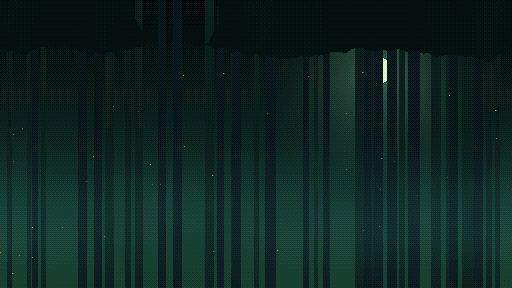
#> input picture app/src/main/assets/bg/bg_bosque_0.png, 512 x 288 px
$ python polish.py ../../app/src/main/assets/bg/bg_bosque_0.png
#> lines starting #> are read from the running program, lines starting #| are printed output that depends on the picture; after the words box and inside, x2 and y2 are one past the last pixel; in counts of white or black regions, pixels touching at a corner belong together
#!/usr/bin/env python3
"""
Pulido pixel-art de las hojas horneadas (fase 2 visual).

Principios (todo conserva silueta, fotogramas, tiempos y anclas):
  * El canal alfa NO se toca (la silueta, cajas y anclas quedan identicas); solo cambia el RGB de pixeles opacos.
  * Sin desenfoque ni filtros: reglas por vecindad de 1 px con rampas de color que cambian de tono
    (luces hacia calido, sombras hacia frio) como en el pixel art hecho a mano.
  * Luz desde arriba-izquierda: filo de luz en bordes que miran hacia arriba/izquierda, sombra de forma
    en los que miran hacia abajo/derecha, y contorno selectivo (el contorno casi negro toma un tinte oscuro del relleno vecino).
  * Solo en zonas planas (un pixel con vecino del mismo color), para no romper tramas ni detalles dibujados.
  * Se omiten los emisivos (llamas, brillos, ojos) y los pixeles semitransparentes.
  * Los mismos colores de origen dan siempre los mismos colores de salida (paleta coherente entre fotogramas).
  * Idempotente: marca el PNG con 'polish' y no vuelve a procesarlo. Para rehacer, restaurar el original desde git.

Uso: python3 tools/art/polish.py [--check] [--preview] archivo.png ...
"""
import sys, os, colorsys, json
import numpy as np
from PIL import Image, PngImagePlugin

MARK = "polish"
VER = "2"

def rgb2hls(c):
    return colorsys.rgb_to_hls(c[0] / 255.0, c[1] / 255.0, c[2] / 255.0)

def hls2rgb(h, l, s):
    r, g, b = colorsys.hls_to_rgb(h % 1.0, min(1, max(0, l)), min(1, max(0, s)))
    return (int(round(r * 255)), int(round(g * 255)), int(round(b * 255)))

def hue_toward(h, target, k):
    d = ((target - h + 0.5) % 1.0) - 0.5
    return (h + d * k) % 1.0

WARM, COOL = 0.12, 0.68          # amarillo-anaranjado / azul-violeta

def lighten(c, amt=0.10):
    h, l, s = rgb2hls(c)
    h = hue_toward(h, WARM, 0.10) if s > 0.08 else h
    return hls2rgb(h, l + amt * (1.0 - l * 0.6), s * 1.04 + 0.01)

def darken(c, amt=0.10):
    h, l, s = rgb2hls(c)
    h = hue_toward(h, COOL, 0.16) if s > 0.05 else hue_toward(h, COOL, 0.5)
    return hls2rgb(h, l - amt * (0.5 + l), min(1.0, s * 1.05 + (0.04 if s < 0.2 else 0.0)))

def tint_outline(orig, fill):
    """Contorno casi negro -> tinte oscuro del relleno vecino (selout), manteniendo la luminosidad baja."""
    h, l, s = rgb2hls(fill)
    ol = rgb2hls(orig)[1]
    nl = min(0.20, max(ol, 0.08 + 0.12 * l))
    ns = min(0.55, 0.18 + s * 0.55)
    nh = hue_toward(h, COOL, 0.12)
    return hls2rgb(nh, nl, ns)

def polish_array(a):
    """a: HxWx4 uint8. Devuelve copia con RGB pulido; el alfa es identico."""
    H, W = a.shape[:2]
    out = a.copy()
    alpha = a[:, :, 3]
    solid = alpha == 255
    anyop = alpha > 0
    rgb = a[:, :, :3].astype(int)
    lum = (0.299 * rgb[:, :, 0] + 0.587 * rgb[:, :, 1] + 0.114 * rgb[:, :, 2]) / 255.0
    mx, mn = rgb.max(axis=2), rgb.min(axis=2)
    sat = np.where(mx > 0, (mx - mn) / np.maximum(mx, 1), 0.0)

    # vecino en direccion (dy,dx): valor de arr en (y+dy, x+dx)
    def nb(arr, dy, dx, fill):
        return _nb(arr, dy, dx, fill, H, W)

    emissive = (lum > 0.74) | ((sat > 0.55) & (lum > 0.50)) | (~solid & anyop)
    dark = lum < 0.115
    up_t = ~nb(anyop, -1, 0, False); dn_t = ~nb(anyop, 1, 0, False)
    lf_t = ~nb(anyop, 0, -1, False); rt_t = ~nb(anyop, 0, 1, False)
    edge = solid & (up_t | dn_t | lf_t | rt_t)
    outline = edge & dark
    # pixel "relleno": opaco, no contorno
    fillm = solid & ~outline
    def is_out(dy, dx):
        o = nb(outline, dy, dx, False); t = ~nb(anyop, dy, dx, False)
        return o | t
    # zona plana: algun vecino 4-conexo con el mismo color exacto
    same = np.zeros((H, W), bool)
    for dy, dx in ((-1, 0), (1, 0), (0, -1), (0, 1)):
        same |= (nb(rgb[:, :, 0], dy, dx, -1) == rgb[:, :, 0]) & (nb(rgb[:, :, 1], dy, dx, -1) == rgb[:, :, 1]) & (nb(rgb[:, :, 2], dy, dx, -1) == rgb[:, :, 2])
    ok = fillm & ~emissive & same & (lum > 0.13)
    # distancia (1..3) hacia arriba/izquierda y hacia abajo/derecha hasta contorno o vacio: da el volumen (bandas de luz y sombra de 2 px)
    def dist(dirs):
        best = np.full((H, W), 9)
        for dy, dx in dirs:
            d = np.full((H, W), 9)
            for k in (3, 2, 1):
                hit = is_out(dy * k, dx * k)
                d = np.where(hit, k, d)
            best = np.minimum(best, d)
        return best
    dUL = dist(((-1, 0), (0, -1), (-1, -1)))
    dDR = dist(((1, 0), (0, 1), (1, 1)))
    band1_l = ok & (dUL == 1) & (dDR > 2)
    band2_l = ok & (dUL == 2) & (dDR > 3)
    band1_d = ok & (dDR == 1) & (dUL > 2) & ~band1_l
    band2_d = ok & (dDR == 2) & (dUL > 3) & ~band1_d & ~band2_l
    top_edge = band1_l; low_edge = band1_d
    top2 = band2_l; low2 = band2_d

    cacheL, cacheD, cacheO = {}, {}, {}
    ys, xs = np.nonzero(top_edge)
    for y, x in zip(ys, xs):
        c = tuple(int(v) for v in rgb[y, x])
        if c not in cacheL: cacheL[c] = lighten(c)
        out[y, x, :3] = cacheL[c]
    ys, xs = np.nonzero(low_edge)
    for y, x in zip(ys, xs):
        c = tuple(int(v) for v in rgb[y, x])
        if c not in cacheD: cacheD[c] = darken(c)
        out[y, x, :3] = cacheD[c]
    for mask, fn, amt, cache in ((top2, lighten, 0.04, {}), (low2, darken, 0.04, {})):
        ys, xs = np.nonzero(mask)
        for y, x in zip(ys, xs):
            c = tuple(int(v) for v in rgb[y, x])
            if c not in cache: cache[c] = fn(c, amt)
            out[y, x, :3] = cache[c]
    # contorno selectivo: tinte segun la media de los vecinos de relleno (8-conexo)
    ys, xs = np.nonzero(outline)
    for y, x in zip(ys, xs):
        acc = []
        for dy in (-1, 0, 1):
            for dx in (-1, 0, 1):
                if dy == 0 and dx == 0: continue
                yy, xx = y + dy, x + dx
                if 0 <= yy < H and 0 <= xx < W and fillm[yy, xx] and lum[yy, xx] > 0.13 and not emissive[yy, xx]:
                    acc.append(rgb[yy, xx])
        if not acc: continue
        f = tuple(int(v) for v in np.mean(acc, axis=0))
        key = (tuple(int(v) for v in rgb[y, x]), f[0] // 12, f[1] // 12, f[2] // 12)
        if key not in cacheO: cacheO[key] = tint_outline(tuple(int(v) for v in rgb[y, x]), f)
        out[y, x, :3] = cacheO[key]
    assert np.array_equal(out[:, :, 3], alpha)
    return out

def _nb(arr, dy, dx, fill, H, W):
    r = np.full(arr.shape, fill, dtype=arr.dtype)
    y0, y1 = max(0, -dy), H - max(0, dy)
    x0, x1 = max(0, -dx), W - max(0, dx)
    r[y0:y1, x0:x1] = arr[y0 + dy:y1 + dy, x0 + dx:x1 + dx]
    return r

def process(path, write=True, from_y=0):
    """from_y > 0: solo se pule desde esa fila (hojas de tiles: los bloques que se repiten no se tocan para no crear costuras)."""
    im = Image.open(path)
    if im.info.get(MARK) == VER:
        return None
    a = np.array(im.convert("RGBA"))
    out = a.copy()
    out[from_y:] = polish_array(a[from_y:])
    changed = int((out[:, :, :3] != a[:, :, :3]).any(axis=2).sum())
    if write:
        info = PngImagePlugin.PngInfo()
        info.add_text(MARK, VER)
        Image.fromarray(out, "RGBA").save(path, pnginfo=info, optimize=True)
    return changed

def main(argv):
    fy = 0
    for x in argv:
        if x.startswith("--from-y="): fy = int(x.split("=")[1])
    args = [x for x in argv if not x.startswith("--")]
    for p in args:
        n = process(p, write="--check" not in argv, from_y=fy)
#> in process, im is the input picture: PIL image 512x288 P; mean R, G, B 14.3, 37, 33.4
#> in polish_array, `sat = np.where(mx > 0, (mx - mn) / np.maximum(mx, 1), 0.0)`:
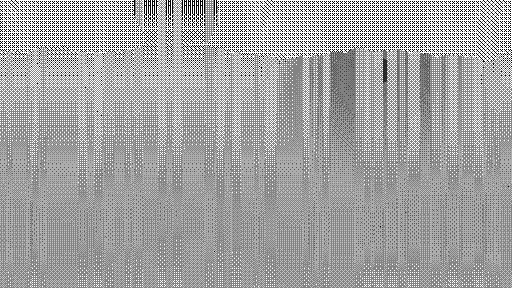
#> sat: shape (288, 512) float64; min 0, max 1, mean 0.641
#> in polish_array, `emissive = (lum > 0.74) | ((sat > 0.55) & (lum > 0.50)) | (~solid & an..`:
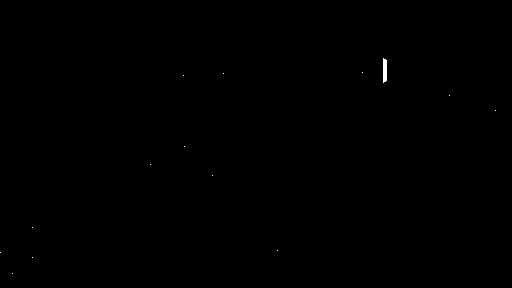
#> emissive: shape (288, 512) bool; 0.07% white; 14 white regions (13 under 20 px), largest, box (x1, y1, x2, y2) and area: (383, 58, 387, 83) 92
#> in polish_array, `dark = lum < 0.115`:
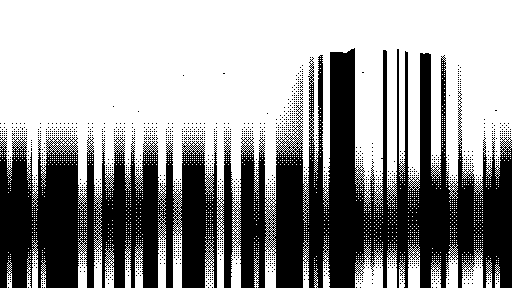
#> dark: shape (288, 512) bool; 59.7% white; 1404 black regions (1403 under 20 px), largest, box (x1, y1, x2, y2) and area: (0, 48, 512, 288) 57840
#> call 4 of _nb, with dy = 0, dx = 1, fill = False, H = 288, W = 512
#> in _nb (call 4), `r[y0:y1, x0:x1] = arr[y0 + dy:y1 + dy, x0 + dx:x1 + dx]`:
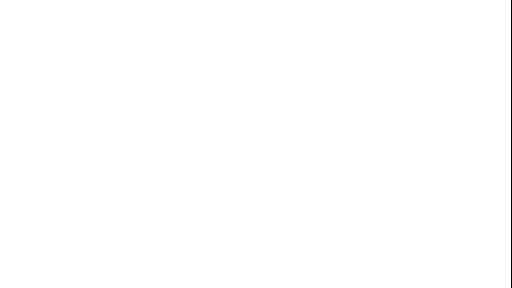
#> r: shape (288, 512) bool; 99.8% white; black in thin lines or dots, all inside (x1, y1, x2, y2) = (511, 0, 512, 288)
#> after the loop in polish_array, `for dy, dx in ((-1, 0), (1, 0), (0, -1), (0, 1)):`:
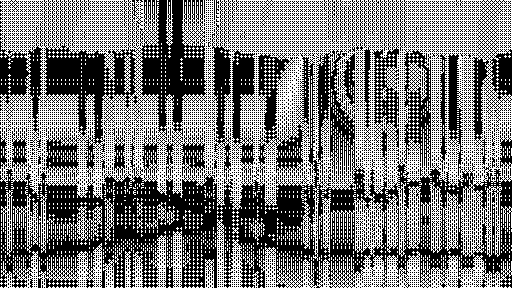
#> same: shape (288, 512) bool; 46.3% white in thin lines or dots
#> call 2 of dist, with dirs = ((1, 0), (0, 1), (1, 1))
#> after the loop in dist (call 2), `for dy, dx in dirs:`:
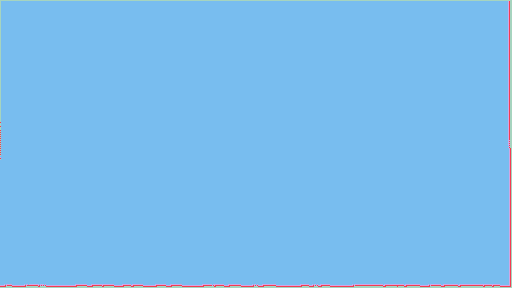
#> best: shape (288, 512) int64; 4 distinct labels, from 1 to 9; one colour per label, 0 black
#> in polish_array, `band2_d = ok & (dDR == 2) & (dUL > 3) & ~band1_d & ~band2_l`:
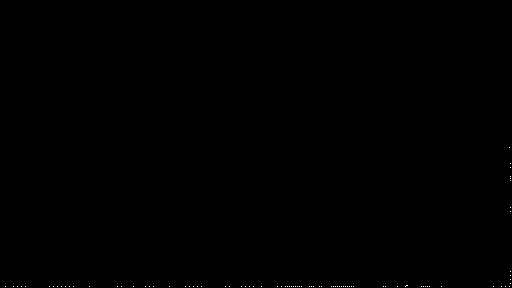
#> band2_d: shape (288, 512) bool; 0.06% white in thin lines or dots, all inside (x1, y1, x2, y2) = (5, 147, 511, 287)
#> in polish_array, `ys, xs = np.nonzero(top_edge)`: ys = [146, 147, 148, 151, 152, 155, 156, 157, 169, 170, 174, 180, 279, 283]; xs = [1, 1, 1, 1, 1, 1, 1, 1, 0, 0, 0, 0, 0, 0]
#> the loop in polish_array, `for y, x in zip(ys, xs):` made 14 passes
#> (y, x, c) on passes 2, 3, 4, 5, 6, 7, 8, 10: (147, 1, (15, 47, 31)), (148, 1, (15, 47, 31)), (151, 1, (15, 47, 31)), (152, 1, (15, 47, 31)), (155, 1, (15, 47, 31)), (156, 1, (15, 47, 31)), (157, 1, (15, 47, 31)), (170, 0, (15, 47, 47))
#> after the loop in polish_array, `for y, x in zip(ys, xs):`: cacheL = {(15, 47, 31): (25, 85, 44), (15, 47, 47): (25, 85, 71), (31, 63, 47): (44, 95, 61)}
#> in polish_array, `ys, xs = np.nonzero(low_edge)`: ys = 225 values from 150 to 287; xs = 225 values, max 511 at index 0, min 2 at index 68, mean 305.2
#> the loop in polish_array, `for y, x in zip(ys, xs):` made 225 passes
#> (y, c) on passes 2 to 4: (151, (15, 47, 31)), (152, (15, 47, 31)), (153, (15, 47, 31))
#> after the loop in polish_array, `for y, x in zip(ys, xs):`: cacheD = {(15, 47, 31): (7, 23, 19), (15, 47, 47): (7, 21, 23), (31, 63, 63): (19, 36, 40), (31, 63, 47): (19, 40, 35)}
#> the loop in polish_array, `for mask, fn, amt, cache in ((top2, lighten, 0.04, {}), (low2, darken,..` made 2 passes
#> amt on passes 1 to 2: 0.04, 0.04
#> in polish_array, `ys, xs = np.nonzero(outline)`: ys = 1027 values from 0 to 287; xs = 1027 values, max 511 at index 511, min 0 at index 0, mean 262.8
#> after the loop in polish_array, `for y, x in zip(ys, xs):`: cacheO = 8 items
#> in process, `changed = int((out[:, :, :3] != a[:, :, :3]).any(axis=2).sum())`: changed = 512
#> n = 512
        print(("omitido (ya pulido) " if n is None else "%6d px  " % n) + p)
#|    512 px  ../../app/src/main/assets/bg/bg_bosque_0.png

if __name__ == "__main__":
    main(sys.argv[1:])

$ run again, on app/src/main/assets/bg/bg_catacumbas_0.png
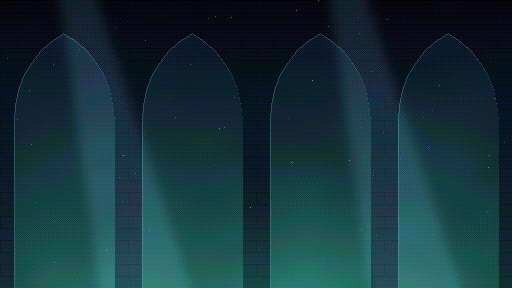
#> input picture app/src/main/assets/bg/bg_catacumbas_0.png, 512 x 288 px
#> in process, im is the input picture: PIL image 512x288 P; mean R, G, B 20.9, 51.3, 59.1
#> alpha: shape (288, 512); every value is 255
#> solid: shape (288, 512) bool; every value is 1
#> emissive: shape (288, 512) bool; 0.01% white in thin lines or dots, all inside (x1, y1, x2, y2) = (54, 80, 489, 263)
#> dark: shape (288, 512) bool; 38.8% white; 961 white regions (960 under 20 px), largest, box (x1, y1, x2, y2) and area: (0, 0, 512, 271) 56205
#> up_t: shape (288, 512) bool; 0.35% white in thin lines or dots, all inside (x1, y1, x2, y2) = (0, 0, 512, 1)
#> dn_t: shape (288, 512) bool; 0.35% white in thin lines or dots, all inside (x1, y1, x2, y2) = (0, 287, 512, 288)
#> lf_t: shape (288, 512) bool; 0.2% white in thin lines or dots, all inside (x1, y1, x2, y2) = (0, 0, 1, 288)
#> rt_t: shape (288, 512) bool; 0.2% white in thin lines or dots, all inside (x1, y1, x2, y2) = (511, 0, 512, 288)
#> edge: shape (288, 512) bool; 1.1% white in thin lines or dots
#> outline: shape (288, 512) bool; 0.7% white in thin lines or dots
#> fillm: shape (288, 512) bool; 99.3% white; black in thin lines or dots
#> after the loop in polish_array, `for dy, dx in ((-1, 0), (1, 0), (0, -1), (0, 1)):`:
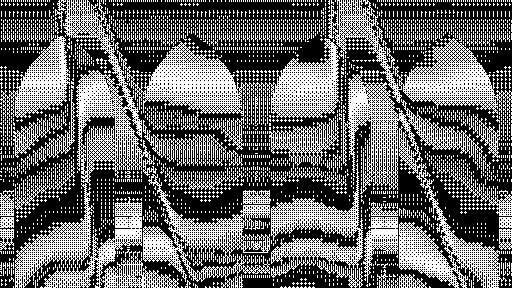
#> same: shape (288, 512) bool; 40.8% white in thin lines or dots
#> ok: shape (288, 512) bool; 24.1% white in thin lines or dots, all inside (x1, y1, x2, y2) = (0, 35, 512, 288)
#> after the loop in dist (call 2), `for dy, dx in dirs:`:
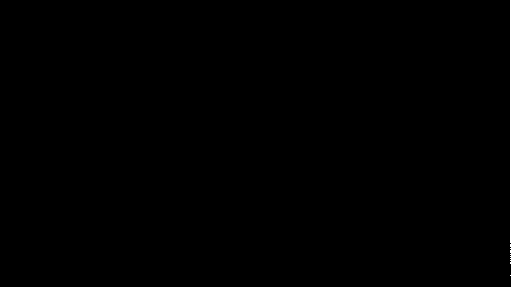
#> hit: shape (288, 512) bool; 0.72% white; 1 white region, box (x1, y1, x2, y2) and area: (0, 0, 512, 288) 1056
#> band1_l: shape (288, 512) bool; 0.01% white in thin lines or dots, all inside (x1, y1, x2, y2) = (1, 262, 2, 286)
#> band2_l: shape (288, 512) bool; 0% white in thin lines or dots, all inside (x1, y1, x2, y2) = (1, 279, 3, 285)
#> band1_d: shape (288, 512) bool; 0.13% white in thin lines or dots, all inside (x1, y1, x2, y2) = (13, 267, 512, 288)
#> band2_d: shape (288, 512) bool; 0.13% white in thin lines or dots, all inside (x1, y1, x2, y2) = (13, 262, 511, 287)
#> in polish_array, `ys, xs = np.nonzero(top_edge)`: ys = [262, 263, 266, 267, 268, 271, 272, 273, 275, 280, 281, 284, 285]; xs = [1, 1, 1, 1, 1, 1, 1, 1, 1, 1, 1, 1, 1]
#> the loop in polish_array, `for y, x in zip(ys, xs):` made 13 passes
#> y on passes 2 to 9: 263, 266, 267, 268, 271, 272, 273, 275
#> after the loop in polish_array, `for y, x in zip(ys, xs):`: cacheL = {(15, 47, 47): (25, 85, 71)}
#> in polish_array, `ys, xs = np.nonzero(low_edge)`: ys = 199 values from 267 to 287; xs = 199 values, max 511 at index 0, min 13 at index 8, mean 251
#> the loop in polish_array, `for y, x in zip(ys, xs):` made 199 passes
#> (y, x, c) on passes 2 to 4: (268, 511, (15, 47, 47)), (269, 511, (15, 47, 47)), (270, 511, (15, 47, 47))
#> after the loop in polish_array, `for y, x in zip(ys, xs):`: cacheD = 11 items
#> the loop in polish_array, `for mask, fn, amt, cache in ((top2, lighten, 0.04, {}), (low2, darken,..` made 2 passes
#> (amt, ys, xs) on pass 1: (0.04, [279, 280, 283, 284], [1, 2, 1, 2])
#> in polish_array, `ys, xs = np.nonzero(outline)`: ys = 1032 values from 0 to 284; xs = 1032 values, max 511 at index 510, min 0 at index 0, mean 253.7
#> after the loop in polish_array, `for y, x in zip(ys, xs):`: cacheO = 9 items
#> changed = 482
#|    482 px  ../../app/src/main/assets/bg/bg_catacumbas_0.png
